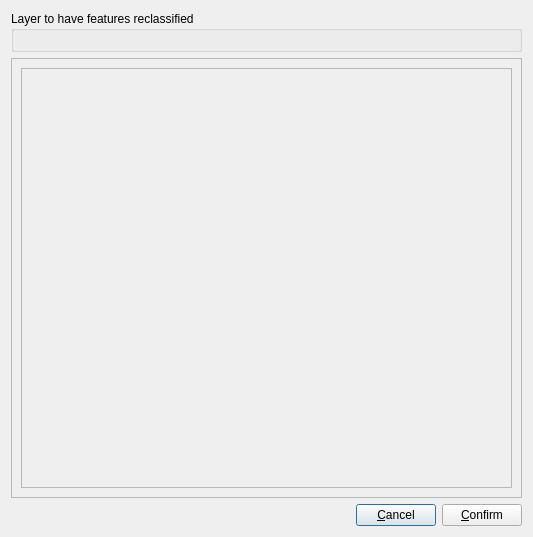
<?xml version="1.0" encoding="UTF-8"?>
<ui version="4.0">
 <class>Dialog</class>
 <widget class="QDialog" name="Dialog">
  <property name="geometry">
   <rect>
    <x>0</x>
    <y>0</y>
    <width>533</width>
    <height>537</height>
   </rect>
  </property>
  <property name="windowTitle">
   <string>Dialog</string>
  </property>
  <layout class="QVBoxLayout" name="verticalLayout">
   <item>
    <widget class="QgsCollapsibleGroupBox" name="mGroupBox">
     <property name="title">
      <string>Layer to have features reclassified</string>
     </property>
     <layout class="QHBoxLayout" name="horizontalLayout_2">
      <item>
       <layout class="QVBoxLayout" name="vLayout"/>
      </item>
     </layout>
    </widget>
   </item>
   <item>
    <widget class="QFrame" name="frame_2">
     <property name="frameShape">
      <enum>QFrame::StyledPanel</enum>
     </property>
     <property name="frameShadow">
      <enum>QFrame::Raised</enum>
     </property>
     <layout class="QGridLayout" name="gridLayout">
      <item row="0" column="0">
       <widget class="QScrollArea" name="scrollArea">
        <property name="widgetResizable">
         <bool>true</bool>
        </property>
        <widget class="QWidget" name="scrollAreaWidgetContents">
         <property name="geometry">
          <rect>
           <x>0</x>
           <y>0</y>
           <width>485</width>
           <height>403</height>
          </rect>
         </property>
        </widget>
       </widget>
      </item>
     </layout>
    </widget>
   </item>
   <item>
    <layout class="QHBoxLayout" name="horizontalLayout">
     <item>
      <spacer name="horizontalSpacer">
       <property name="orientation">
        <enum>Qt::Horizontal</enum>
       </property>
       <property name="sizeHint" stdset="0">
        <size>
         <width>40</width>
         <height>20</height>
        </size>
       </property>
      </spacer>
     </item>
     <item>
      <widget class="QPushButton" name="cancelPushButton">
       <property name="text">
        <string>&amp;Cancel</string>
       </property>
      </widget>
     </item>
     <item>
      <widget class="QPushButton" name="okPushButton">
       <property name="text">
        <string>&amp;Confirm</string>
       </property>
      </widget>
     </item>
    </layout>
   </item>
  </layout>
 </widget>
 <customwidgets>
  <customwidget>
   <class>QgsCollapsibleGroupBox</class>
   <extends>QGroupBox</extends>
   <header>qgscollapsiblegroupbox.h</header>
   <container>1</container>
  </customwidget>
 </customwidgets>
 <tabstops>
  <tabstop>okPushButton</tabstop>
  <tabstop>cancelPushButton</tabstop>
  <tabstop>scrollArea</tabstop>
 </tabstops>
 <resources/>
 <connections>
  <connection>
   <sender>cancelPushButton</sender>
   <signal>clicked()</signal>
   <receiver>Dialog</receiver>
   <slot>reject()</slot>
   <hints>
    <hint type="sourcelabel">
     <x>136</x>
     <y>512</y>
    </hint>
    <hint type="destinationlabel">
     <x>266</x>
     <y>268</y>
    </hint>
   </hints>
  </connection>
 </connections>
</ui>
